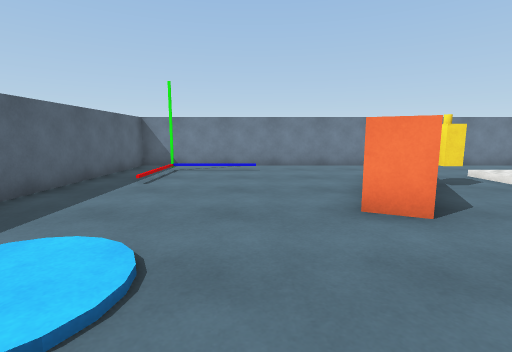
View 1 (above)

14 first-person views from a walk through a Unity game level. The camera is 1.2 m above the floor, tilts 8° down and sees 85° across. The floor is counted in squares, 1 m on a side. Each view is taken from the middle of a square. On the plan, view 1 faces up. The plan holds only what a view shows up to about 13 squares ahead; the rest is blank. The player is left out. Surface patterns are stand-ins for the level's own textures.

View 2
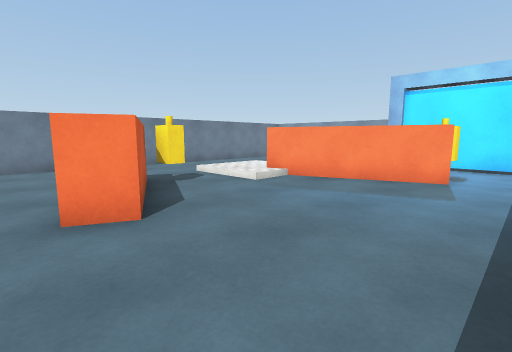

View 3
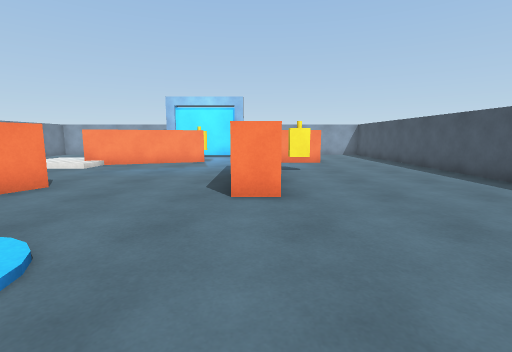

View 4
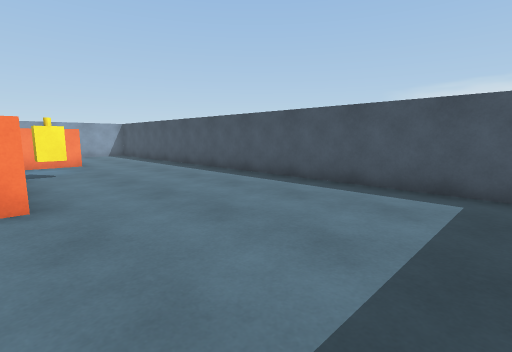

View 5
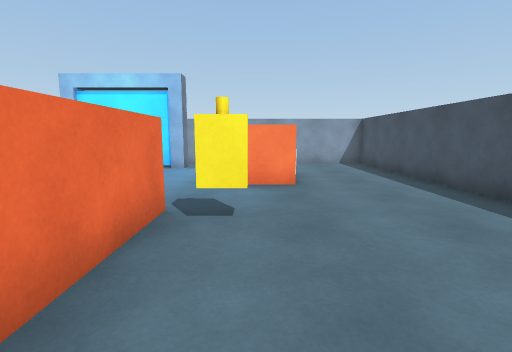

View 6
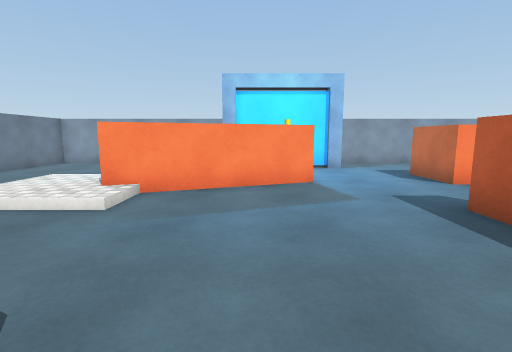

View 7
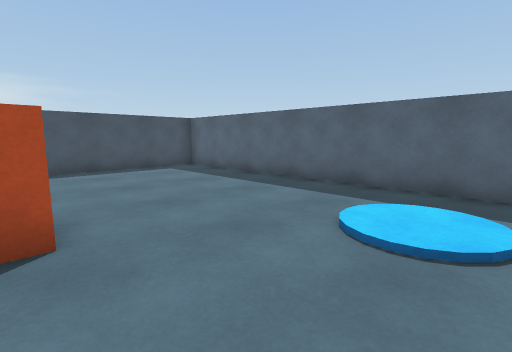

View 8
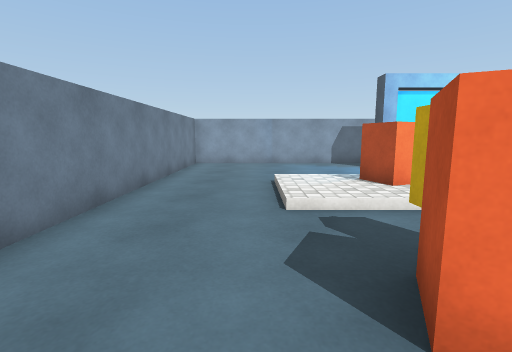

View 9
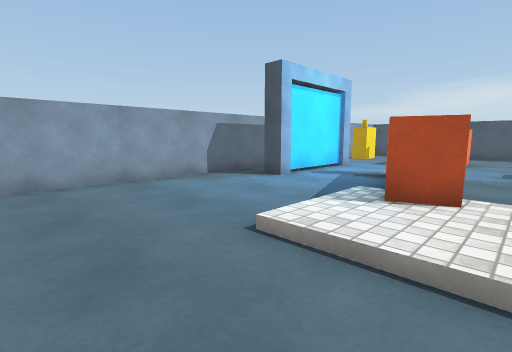

View 10
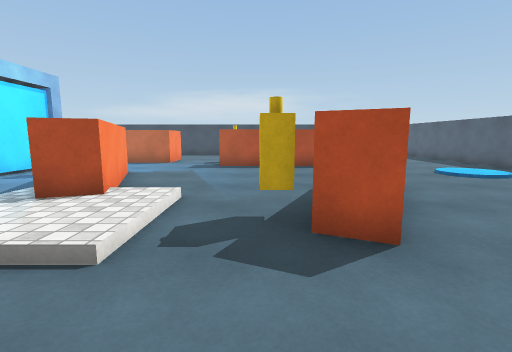

View 11
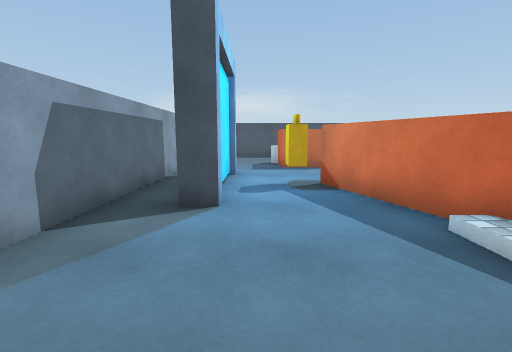

View 12
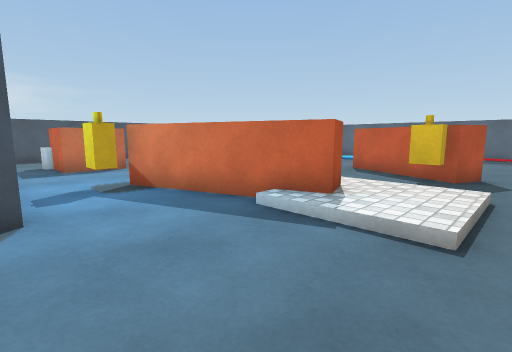

View 13
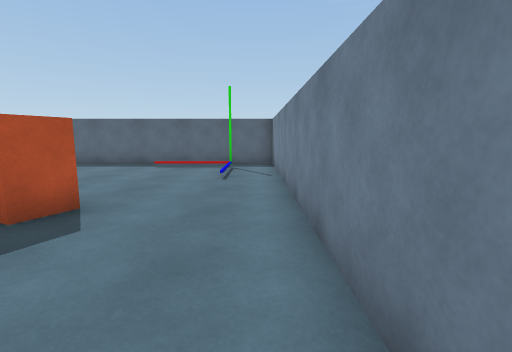

View 14
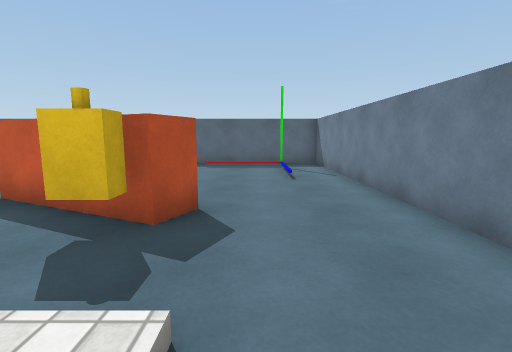

### Floor plan
Key: @ floor where view 1 was taken; # wall or solid block; . main floor; : floor 0.25 m higher than the main floor; / step, stairs or slope; ^ raised ledge; O other object.
Columns run from 5 left of view 1 to 15 right of it. Each row starts with its distance up from view 1.
 12 #####################
 11 #...................#
 10 #.O///..............#
  9 #./.................#
  8 #./.....#^..:::.....#
  7 #./.....^^O.:::.....#
  6 #.......^...:^^.....#
  5 #......^^....^^.....#
  4 #......^#.....^...#.#
  3 #..O..........^^..#.#
  2 #.OOO.........^^O.#.#
  1 #..O..............#.#
  0 #....@............#.#
 -1 #......^^^^^........#
 -2 #..........O..OOO...#
 -3 #..........O..O O...#
 -4 #.............O O.  #
 -5 #...................#
 -6 #...................#
 -7 #...................#
 -8 #####################

Where each view was taken, in squares from view 1:
view 1: 0 up, 0 right, facing up
view 2: 0 up, 1 right, facing up-right
view 3: 1 down, 4 left, facing right
view 4: 1 down, 4 left, facing down-right
view 5: 3 down, 2 right, facing right
view 6: 3 up, 2 right, facing right
view 7: 3 up, 2 right, facing down-left
view 8: 9 up, 2 right, facing right
view 9: 11 up, 7 right, facing down-right
view 10: 11 up, 5 right, facing down
view 11: 9 up, 12 right, facing down
view 12: 9 up, 13 right, facing down-left
view 13: 11 up, 8 right, facing left
view 14: 9 up, 8 right, facing left
